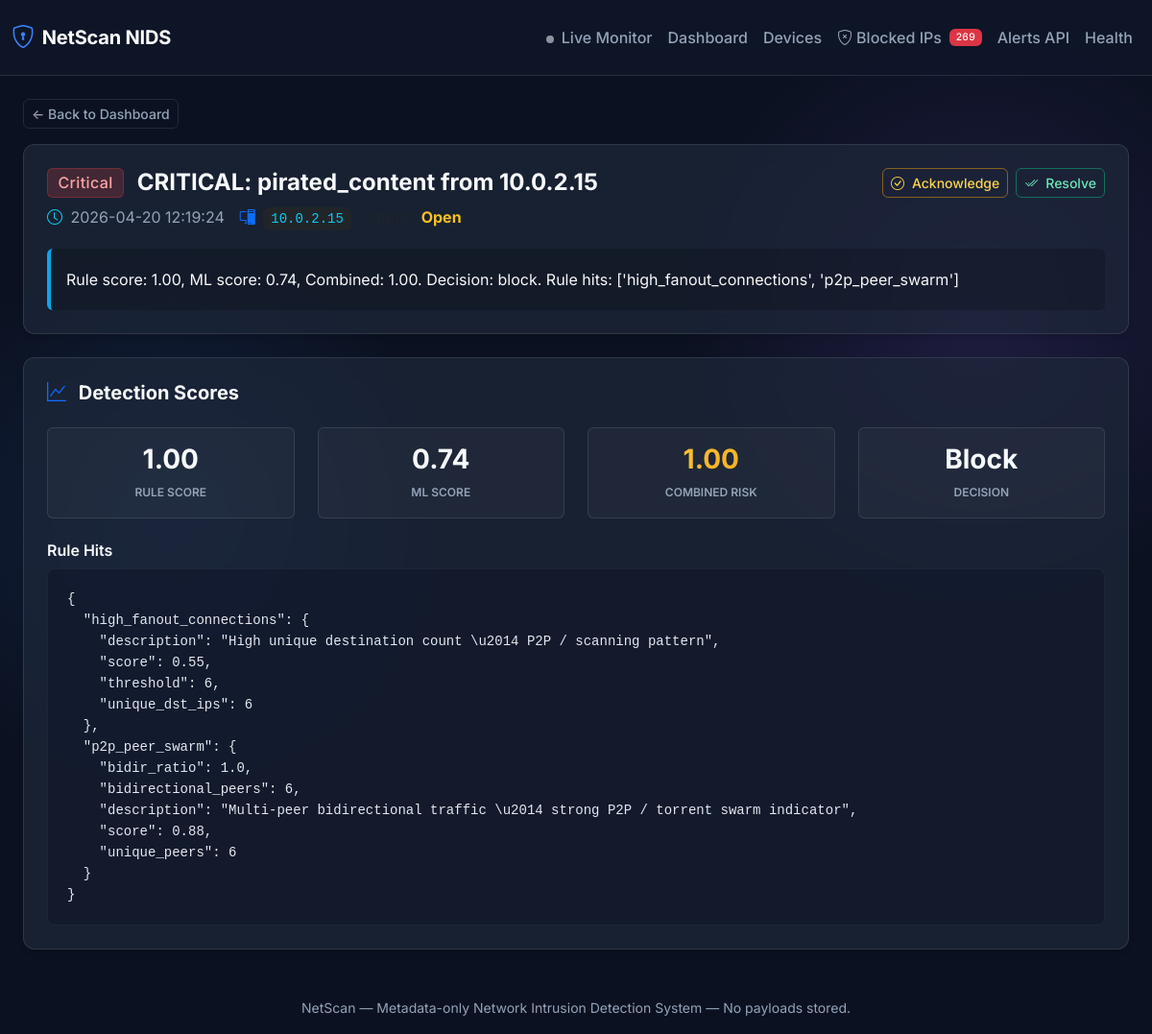
The page /alert/121 on the database its author committed.
### app/db/models.py (models this page shows)
class Base(DeclarativeBase):
    pass

class Alert(Base):
    __tablename__ = "alerts"
    id: Mapped[int] = mapped_column(Integer, primary_key=True, autoincrement=True)
    detection_id: Mapped[int | None] = mapped_column(ForeignKey("detections.id"), nullable=True, index=True)
    ai_assessment_id: Mapped[int | None] = mapped_column(
        ForeignKey("ai_assessments.id"), nullable=True, index=True
    )
    src_ip: Mapped[str] = mapped_column(String(64), index=True)
    window_start: Mapped[datetime] = mapped_column(DateTime, index=True)
    window_end: Mapped[datetime] = mapped_column(DateTime, index=True)
    title: Mapped[str] = mapped_column(String(200))
    summary: Mapped[str] = mapped_column(Text)
    severity: Mapped[str] = mapped_column(String(16))
    threat_type: Mapped[str] = mapped_column(String(64))
    status: Mapped[str] = mapped_column(String(16), default="open")  # open|acknowledged|resolved
    created_at: Mapped[datetime] = mapped_column(DateTime, default=datetime.utcnow)
    resolved_at: Mapped[datetime | None] = mapped_column(DateTime, nullable=True)
    detection: Mapped["Detection | None"] = relationship(back_populates="alerts")

### app/api/routes_dashboard.py (the view)
@router.get("/alert/{alert_id}", response_class=HTMLResponse)
def alert_detail_page(alert_id: int, request: Request, db: Session = Depends(get_db)):
    alert = db.query(Alert).filter(Alert.id == alert_id).first()
    detection = None
    ai = None
    if alert and alert.detection_id:
        detection = db.query(Detection).filter(Detection.id == alert.detection_id).first()
    if alert and alert.ai_assessment_id:
        ai = db.query(AIAssessment).filter(AIAssessment.id == alert.ai_assessment_id).first()
    return templates.TemplateResponse(
        request,
        "alert_detail.html",
        {
            "alert": alert,
            "detection": detection,
            "ai": ai,
        },
    )

### templates/alert_detail.html (shortened to what this page needs)
{% extends "base.html" %}
{% block content %}
{% if not alert %}
<div class="alert alert-danger">Alert not found.</div>
{% else %}
<a href="/" class="btn btn-outline-secondary btn-sm mb-3">← Back to Dashboard</a>
<div class="card p-4 mb-4 border-0">
    <div class="d-flex justify-content-between align-items-start mb-3">
        <div>
            <h4 class="fw-bold mb-2">
                <span class="badge badge-{{ alert.severity }} me-2 align-middle fs-6">{{ alert.severity|title }}</span>
                <span class="align-middle">{{ alert.title }}</span>
            </h4>
            <p class="text-secondary mb-1 d-flex align-items-center gap-3">
                <span><i class="bi bi-clock text-info me-1"></i> {{ alert.created_at.strftime('%Y-%m-%d %H:%M:%S')
                    }}</span>
                <span><i class="bi bi-pc-display text-primary me-1"></i> <code
                        class="bg-dark px-2 py-1 rounded text-info">{{ alert.src_ip }}</code></span>
                <span><span class="text-muted">Status:</span>
                    {% if alert.status == 'open' %}
                    <strong class="text-warning">Open</strong>
                    {% elif alert.status == 'acknowledged' %}
                    <strong class="text-info">Acknowledged</strong>
                    {% else %}
                    <strong class="text-success">Resolved</strong>
                    {% endif %}
                </span>
            </p>
        </div>
        <div class="d-flex gap-2">
            {% if alert.status == 'open' %}
            <button class="btn btn-sm btn-outline-warning d-flex align-items-center gap-2"
                onclick="patchStatus({{ alert.id }}, 'acknowledged')">
                <i class="bi bi-check-circle"></i> Acknowledge
            </button>
            <button class="btn btn-sm btn-outline-success d-flex align-items-center gap-2"
                onclick="patchStatus({{ alert.id }}, 'resolved')">
                <i class="bi bi-check2-all"></i> Resolve
            </button>
            {% elif alert.status == 'acknowledged' %}
            <button class="btn btn-sm btn-outline-success d-flex align-items-center gap-2"
                onclick="patchStatus({{ alert.id }}, 'resolved')">
                <i class="bi bi-check2-all"></i> Resolve
            </button>
            {% endif %}
        </div>
    </div>
    <div class="p-3 rounded" style="background: rgba(0,0,0,0.2); border-left: 4px solid var(--accent-info);">
        <p class="mb-0 text-light lh-lg">{{ alert.summary }}</p>
    </div>
</div>
{% if detection %}
<div class="card p-4 mb-4 border-0">
    <h5 class="fw-bold mb-4"><i class="bi bi-graph-up text-primary me-2"></i> Detection Scores</h5>
    <div class="row g-4">
        <div class="col-md-3">
            <div class="p-3 rounded text-center h-100"
                style="background: rgba(255,255,255,0.03); border: 1px solid var(--border-light);">
                <h3 class="mb-1 fw-bold text-gradient-primary">{{ '%.2f'|format(detection.rule_score) }}</h3>
                <small class="text-secondary text-uppercase fw-semibold tracking-wide" style="font-size: 0.75rem;">Rule
                    Score</small>
            </div>
        </div>
        <div class="col-md-3">
            <div class="p-3 rounded text-center h-100"
                style="background: rgba(255,255,255,0.03); border: 1px solid var(--border-light);">
                <h3 class="mb-1 fw-bold text-gradient-primary">{{ '%.2f'|format(detection.ml_score) }}</h3>
                <small class="text-secondary text-uppercase fw-semibold tracking-wide" style="font-size: 0.75rem;">ML
                    Score</small>
            </div>
        </div>
        <div class="col-md-3">
            <div class="p-3 rounded text-center h-100"
                style="background: rgba(255,255,255,0.03); border: 1px solid var(--border-light);">
                <h3 class="mb-1 fw-bold text-gradient-high">{{ '%.2f'|format(detection.combined_risk) }}</h3>
                <small class="text-secondary text-uppercase fw-semibold tracking-wide"
                    style="font-size: 0.75rem;">Combined Risk</small>
            </div>
        </div>
        <div class="col-md-3">
            <div class="p-3 rounded text-center h-100"
                style="background: rgba(255,255,255,0.03); border: 1px solid var(--border-light);">
                <h3 class="mb-1 fw-bold text-gradient-info text-capitalize">{{ detection.decision }}</h3>
                <small class="text-secondary text-uppercase fw-semibold tracking-wide"
                    style="font-size: 0.75rem;">Decision</small>
            </div>
        </div>
    </div>
    {% if detection.rule_hits %}
    <h6 class="mt-4 fw-semibold">Rule Hits</h6>
    <pre class="mb-0"><code>{{ detection.rule_hits | tojson(indent=2) }}</code></pre>
    {% endif %}
</div>
{% endif %}
{% endif %}
{% endblock %}

### static/style.css (style rules this page uses)
:root { --bg-base: #0b1120; --bg-surface: rgba(30, 41, 59, 0.7); --bg-surface-hover: rgba(51, 65, 85, 0.8); --border-light: rgba(255, 255, 255, 0.1); --text-main: #f8fafc; --text-muted: #94a3b8; --accent-primary: #3b82f6; --accent-critical: #ef4444; --accent-high: #f59e0b; --accent-medium: #8b5cf6; --accent-low: #10b981; --accent-info: #0ea5e9; }
body { background-color: var(--bg-base); background-image: radial-gradient(circle at 15% 50%, rgba(59, 130, 246, 0.15), transparent 25%), radial-gradient(circle at 85% 30%, rgba(139, 92, 246, 0.15), transparent 25%); background-attachment: fixed; color: var(--text-main); font-family: 'Inter', -apple-system, BlinkMacSystemFont, "Segoe UI", Roboto, "Helvetica Neue", Arial, sans-serif; -webkit-font-smoothing: antialiased; }
.card, .stat-card { background: var(--bg-surface) !important; backdrop-filter: blur(12px); -webkit-backdrop-filter: blur(12px); border: 1px solid var(--border-light) !important; border-radius: 12px; box-shadow: 0 4px 6px -1px rgba(0, 0, 0, 0.1), 0 2px 4px -1px rgba(0, 0, 0, 0.06); transition: transform 0.2s ease, box-shadow 0.2s ease, background 0.2s ease; }
h1, h2, h3, h4, h5, h6 { font-weight: 600; color: var(--text-main); }
a { color: var(--accent-primary); text-decoration: none; transition: opacity 0.2s ease; }
.badge { padding: 0.4em 0.65em; font-weight: 500; letter-spacing: 0.025em; border-radius: 6px; }
.badge-critical { background-color: rgba(239, 68, 68, 0.2); color: #fca5a5; border: 1px solid rgba(239, 68, 68, 0.3); }
.btn { font-weight: 500; border-radius: 6px; transition: all 0.2s ease; }
.btn-outline-warning { color: #fcd34d; border-color: rgba(245, 158, 11, 0.5); }
.btn-outline-success { color: #6ee7b7; border-color: rgba(16, 185, 129, 0.5); }
.btn-outline-secondary { color: var(--text-muted); border-color: var(--border-light); }
pre { background: rgba(15, 23, 42, 0.6) !important; border: 1px solid rgba(255, 255, 255, 0.05); color: #e2e8f0 !important; font-family: 'JetBrains Mono', 'Fira Code', monospace; font-size: 0.875rem; border-radius: 8px !important; padding: 1.25rem !important; }
.text-gradient-high { background: linear-gradient(135deg, #fcd34d, #f59e0b); -webkit-background-clip: text; -webkit-text-fill-color: transparent; }
.text-warning { color: #fbbf24 !important; }
.text-secondary { color: var(--text-muted) !important; }

### rows shown on the page
Alert: severity "Critical", title "CRITICAL: pirated_content from 10.0.2.15", created_at "2026-04-20 12:19:24", src_ip "10.0.2.15", summary "Rule score: 1.00, ML score: 0.74, Combined: 1.00. Decision: block. Rule hits: ['high_fanout_connections', 'p2p_peer_swarm']"

### other values the page prints
{{ '%.2f'|format(detection.rule_score) }} "1.00"
{{ '%.2f'|format(detection.ml_score) }} "0.74"
{{ '%.2f'|format(detection.combined_risk) }} "1.00"
{{ detection.decision }} "Block"
